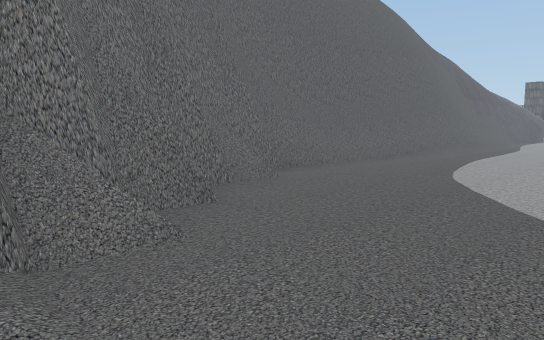
[1] (above)

21 first-person views from a walk through a Unity game level. The camera is 1.5 m above the floor, tilts 6° down and sees 70° across. The floor is counted in squares, 2 m on a side. Each view is taken from the middle of a square. On the plan, view 1 faces up. The plan holds only what a view shows up to about 12 squares ahead; the rest is blank. The place goes on beyond the plan. Some trees and plants on the terrain are drawn as simple stand-ins. The player character is not drawn. Some surface patterns are stand-ins.

[2]
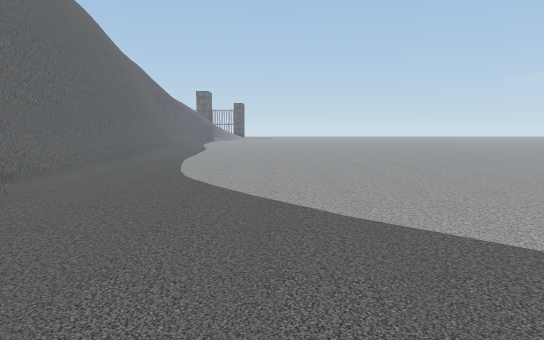

[3]
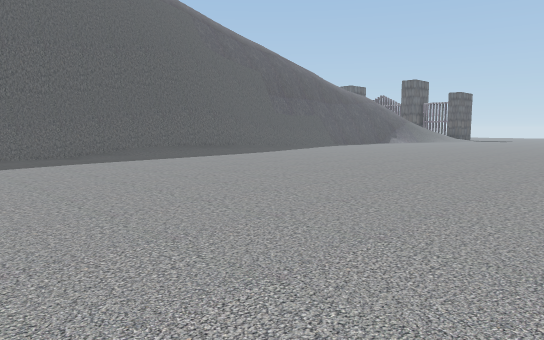

[4]
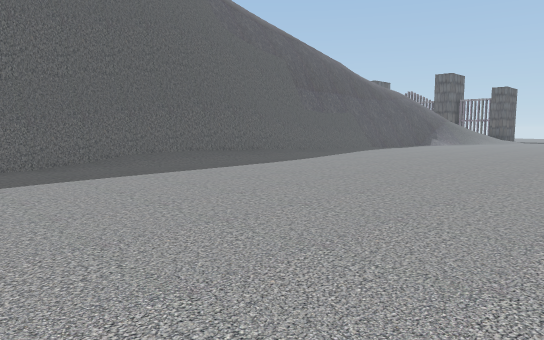

[5]
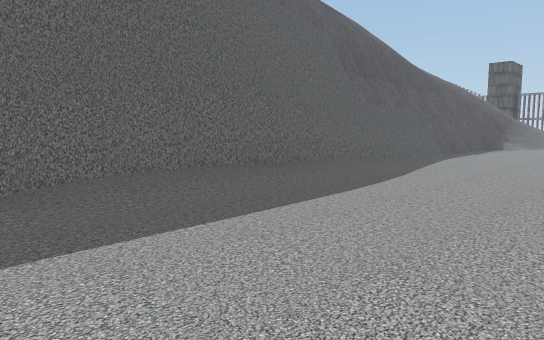

[6]
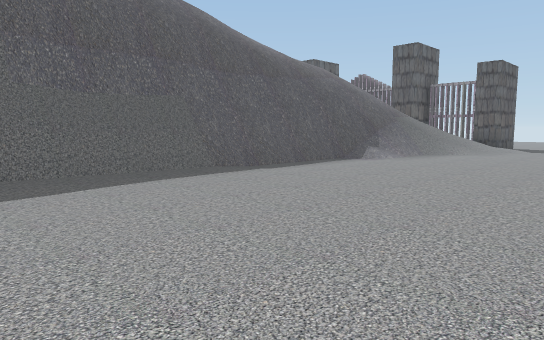

[7]
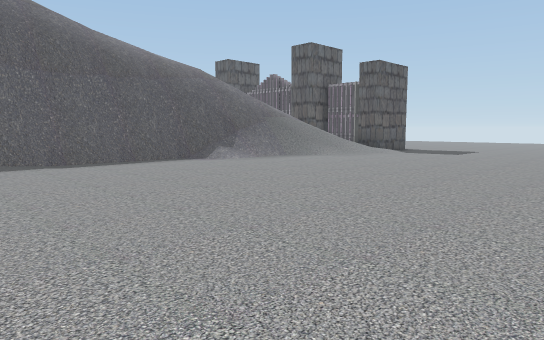

[8]
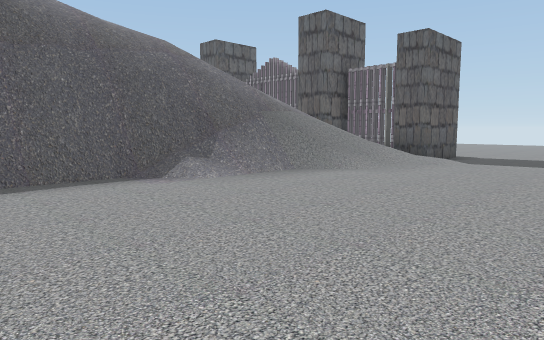

[9]
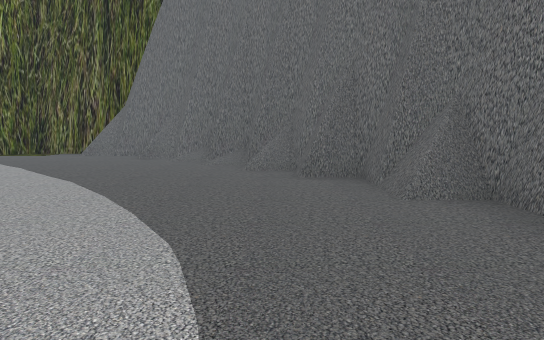

[10]
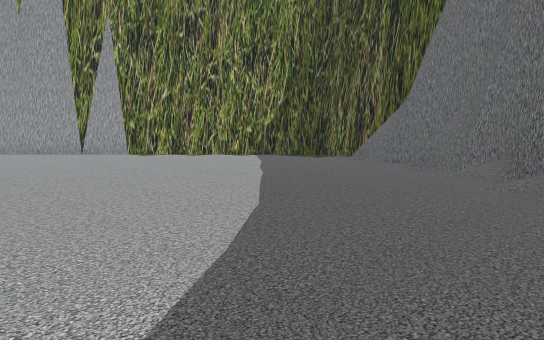

[11]
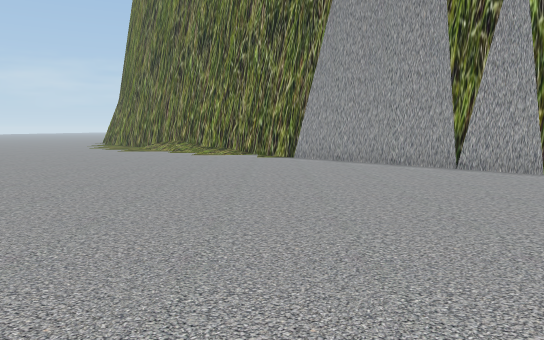

[12]
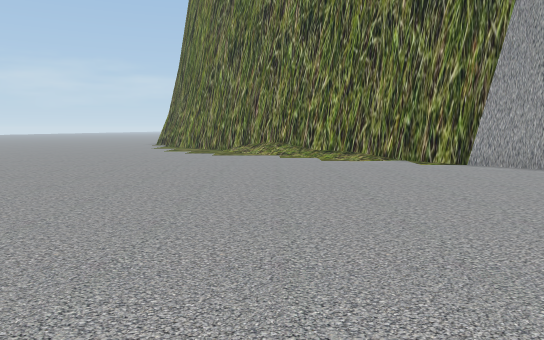

[13]
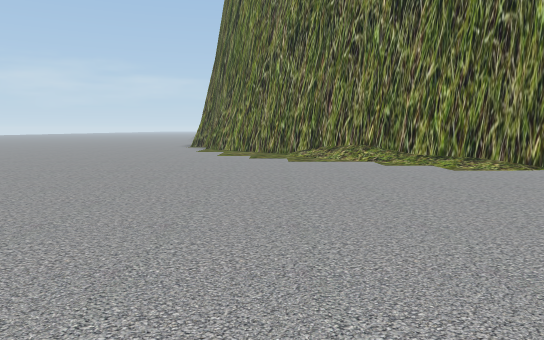

[14]
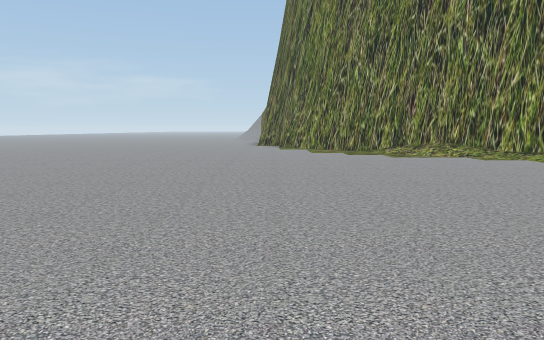

[15]
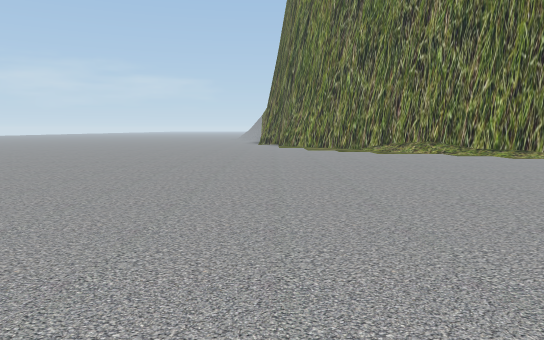

[16]
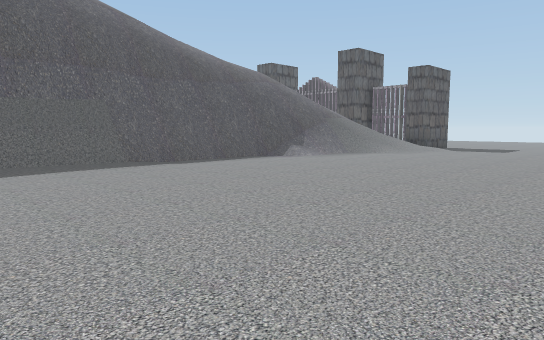

[17]
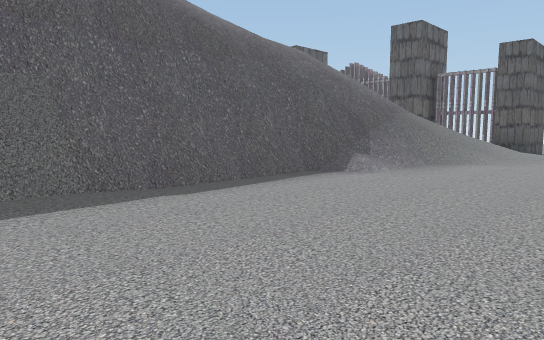

[18]
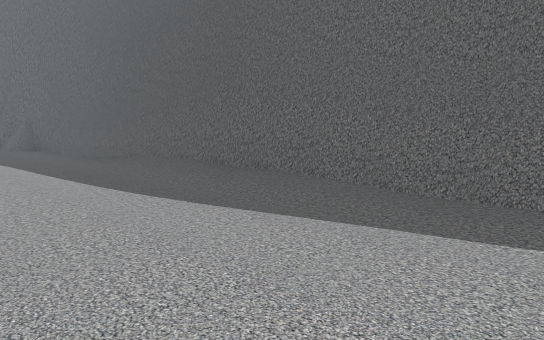

[19]
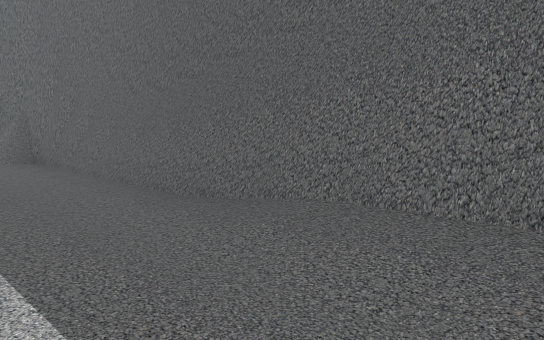

[20]
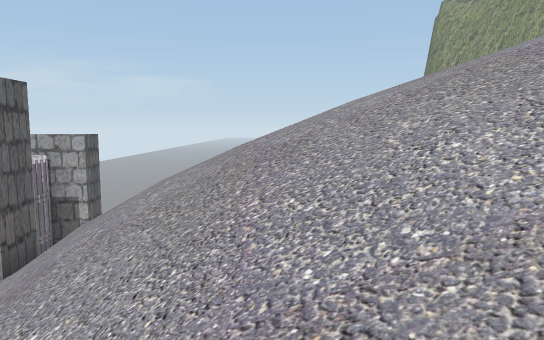

[21]
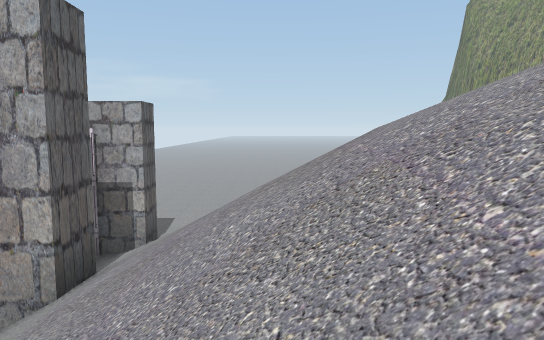

### Floor plan
Key: @ floor where view 1 was taken; # wall or solid block; . floor; / step, stairs or slope; = window, fence, low wall or low ledge; v drop or lower ground.
Columns run from 2 left of view 1 to 20 right of it. Each row starts with its distance up from view 1.
 29             ////
 28             ////////###
 27             //////////#
 26             /// //////#
 25                 //////#
 24               ////##=//
 23              //vv#//...
 22             //v##//....
 21             vv##/......
 20           /vv##/.......
 19           vv##/........
 18          vv##/.........
 17          v##/..........
 16        vv##/...........
 15        v##//..........
 14       v##//...........
 13       ##//...........
 12      ##//...........
 11     ##/............
 10    ##/............
  9   ##/.............
  8  ##/.............
  7  #................
  6  #=....................
  5 ##.....................
  4 ##.....................
  3 #......................
  2 #......................
  1 #......................
  0 #.@....................
 -1 #......................
 -2 ##.....................
 -3  #.....................
 -4  ##....................
 -5  ##....................
 -6   #####################

Where each view was taken, in squares from view 1:
view 1: 0 up, 0 right, facing up
view 2: 0 up, 1 left, facing up-right
view 3: 1 up, 9 right, facing up
view 4: 4 up, 8 right, facing up
view 5: 8 up, 7 right, facing up
view 6: 12 up, 13 right, facing up
view 7: 12 up, 17 right, facing up
view 8: 16 up, 17 right, facing up
view 9: 8 up, 4 right, facing down-left
view 10: 6 up, 2 right, facing down
view 11: 2 up, 5 right, facing down-right
view 12: 3 up, 9 right, facing down-right
view 13: 3 up, 12 right, facing down-right
view 14: 6 up, 13 right, facing down-right
view 15: 7 up, 12 right, facing down-right
view 16: 11 up, 15 right, facing up
view 17: 15 up, 14 right, facing up
view 18: 15 up, 13 right, facing left
view 19: 12 up, 8 right, facing left
view 20: 29 up, 10 right, facing down-right
view 21: 29 up, 13 right, facing down-right
